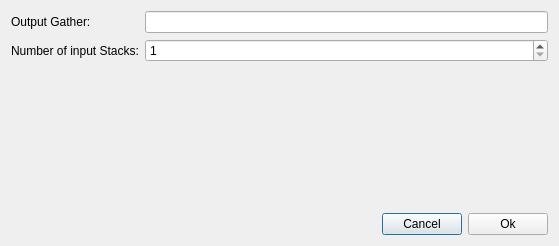
<?xml version="1.0" encoding="UTF-8"?>
<ui version="4.0">
 <class>StackToGatherDialog</class>
 <widget class="QDialog" name="StackToGatherDialog">
  <property name="geometry">
   <rect>
    <x>0</x>
    <y>0</y>
    <width>559</width>
    <height>246</height>
   </rect>
  </property>
  <property name="windowTitle">
   <string>Stack(s) to Gather</string>
  </property>
  <layout class="QVBoxLayout" name="verticalLayout_2">
   <item>
    <widget class="QSplitter" name="splitter">
     <property name="orientation">
      <enum>Qt::Horizontal</enum>
     </property>
     <widget class="QWidget" name="layoutWidget">
      <layout class="QVBoxLayout" name="verticalLayout">
       <item>
        <layout class="QGridLayout" name="gridLayout">
         <item row="0" column="0">
          <widget class="QLabel" name="label">
           <property name="text">
            <string>Output Gather:</string>
           </property>
          </widget>
         </item>
         <item row="0" column="1">
          <widget class="QLineEdit" name="leOutputGather"/>
         </item>
         <item row="1" column="0">
          <widget class="QLabel" name="label_2">
           <property name="text">
            <string>Number of input Stacks:</string>
           </property>
          </widget>
         </item>
         <item row="1" column="1">
          <widget class="QSpinBox" name="sbInputStacks">
           <property name="minimum">
            <number>1</number>
           </property>
           <property name="maximum">
            <number>10</number>
           </property>
          </widget>
         </item>
        </layout>
       </item>
       <item>
        <widget class="QWidget" name="wdInputStacks" native="true">
         <property name="sizePolicy">
          <sizepolicy hsizetype="Preferred" vsizetype="Minimum">
           <horstretch>0</horstretch>
           <verstretch>0</verstretch>
          </sizepolicy>
         </property>
        </widget>
       </item>
       <item>
        <spacer name="verticalSpacer">
         <property name="orientation">
          <enum>Qt::Vertical</enum>
         </property>
         <property name="sizeHint" stdset="0">
          <size>
           <width>20</width>
           <height>40</height>
          </size>
         </property>
        </spacer>
       </item>
      </layout>
     </widget>
    </widget>
   </item>
   <item>
    <layout class="QHBoxLayout" name="horizontalLayout">
     <item>
      <spacer name="horizontalSpacer">
       <property name="orientation">
        <enum>Qt::Horizontal</enum>
       </property>
       <property name="sizeHint" stdset="0">
        <size>
         <width>40</width>
         <height>20</height>
        </size>
       </property>
      </spacer>
     </item>
     <item>
      <widget class="QPushButton" name="pbCancel">
       <property name="text">
        <string>Cancel</string>
       </property>
      </widget>
     </item>
     <item>
      <widget class="QPushButton" name="pbOK">
       <property name="text">
        <string>Ok</string>
       </property>
      </widget>
     </item>
    </layout>
   </item>
  </layout>
 </widget>
 <resources/>
 <connections>
  <connection>
   <sender>pbCancel</sender>
   <signal>clicked()</signal>
   <receiver>StackToGatherDialog</receiver>
   <slot>reject()</slot>
   <hints>
    <hint type="sourcelabel">
     <x>436</x>
     <y>223</y>
    </hint>
    <hint type="destinationlabel">
     <x>289</x>
     <y>124</y>
    </hint>
   </hints>
  </connection>
  <connection>
   <sender>pbOK</sender>
   <signal>clicked()</signal>
   <receiver>StackToGatherDialog</receiver>
   <slot>accept()</slot>
   <hints>
    <hint type="sourcelabel">
     <x>527</x>
     <y>223</y>
    </hint>
    <hint type="destinationlabel">
     <x>289</x>
     <y>124</y>
    </hint>
   </hints>
  </connection>
 </connections>
</ui>
